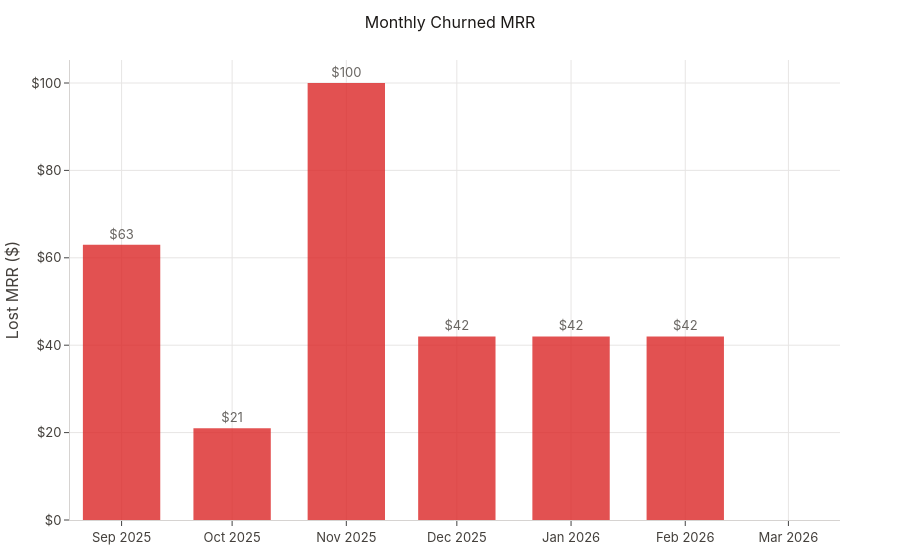

The notebook cell saved with this chart:
### Markdown cell above
## 6. Monthly Churned MRR

Lost MRR per month from the MRR waterfall — shows the dollar impact of churn over time.

### Code cell
reports.churn.plot_monthly_lost_mrr(reports.churn.monthly_lost_mrr(tm, START, END))

### Figure 1 — Plotly figure (JSON) as saved in the notebook; plotly's stock layout.template omitted (floating-point values rounded to 4 significant figures)
{"data": [{"marker": {"color": "#DC2626"}, "opacity": 0.8, "text": ["$63", "$21", "$100", "$42", "$42", "$42", ""], "textposition": "outside", "type": "bar", "x": ["2025-09", "2025-10", "2025-11", "2025-12", "2026-01", "2026-02", "2026-03"], "y": [63.0, 21.0, 100.0, 42.0, 42.0, 42.0, 0.0]}], "layout": {"title": {"text": "Monthly Churned MRR"}, "yaxis": {"rangemode": "tozero", "tickformat": ",", "tickprefix": "$", "title": {"text": "Lost MRR ($)"}}}}
